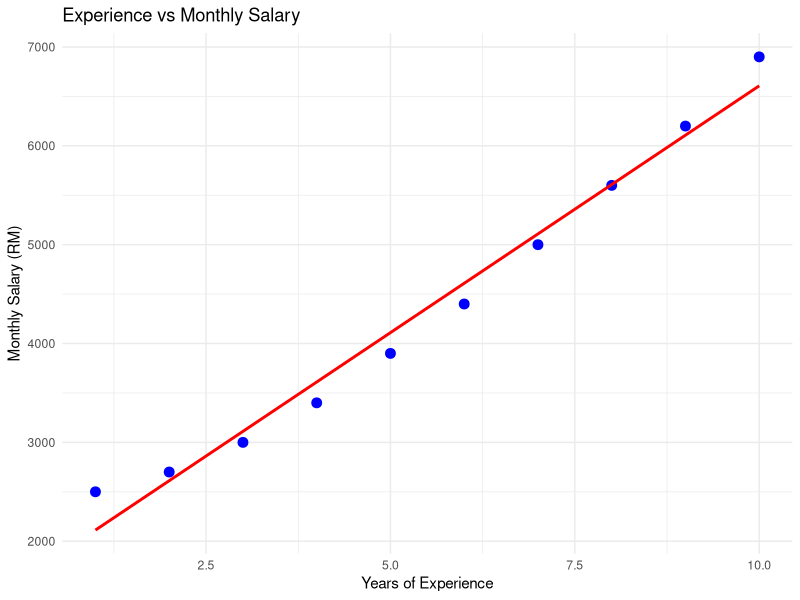

This figure's R source:
# Question 1(a)
# Simple Linear Regression

# Years of Experience (X)
experience <- 1:10
# Monthly Salary (Y)
salary <- c(2500,2700,3000,3400,3900,4400,5000,5600,6200,6900)

# Create dataframe
data1 <- data.frame(experience, salary)

# Display dataframe
print(data1)

# Split data into training (70%) and testing (30%)

data1_train <- data1[1:7, ]
data1_test <- data1[8:10, ]

print(data1_train)
print(data1_test)

# Build the Simple Linear Regression model

relation <- lm(salary ~ experience, data = data1_train)

# Display the regression model
print(relation)

# Predict salary for the testing dataset

x_test <- data.frame(experience = data1_test$experience)

result <- predict(relation, x_test)

print(result)

# Compare actual salary and predicted salary

prediction <- data.frame(
  Experience = data1_test$experience,
  Actual_Salary = data1_test$salary,
  Predicted_Salary = round(result,2)
)

print(prediction)


# Question 1(b)
# Scatter Plot with Regression Line

library(ggplot2)

ggplot(data1, aes(x = experience, y = salary)) +
  
  # Plot actual data
  geom_point(color = "blue", size = 3) +
  
  # Draw regression line
  geom_smooth(method = "lm",
              se = FALSE,
              color = "red") +
  
  labs(
    title = "Experience vs Monthly Salary",
    x = "Years of Experience",
    y = "Monthly Salary (RM)"
  ) +
  
  theme_minimal()
